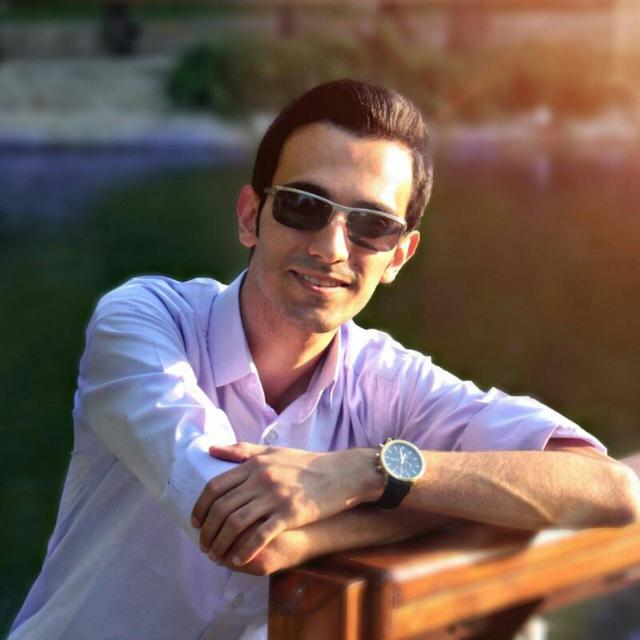
#> input picture resources/sketch.jpg, 640 x 640 px
$ python photo_to_sketch.py
#> lines starting #> are read from the running program, lines starting #| are printed output that depends on the picture
import cv2

image = cv2.imread("resources/sketch.jpg", 0)
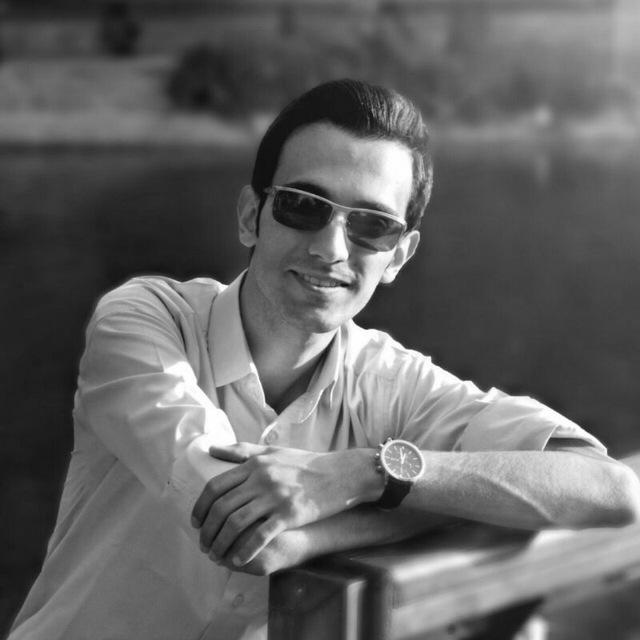
#> image: shape (640, 640); min 8, max 255, mean 99.6
inverted = 255 - image
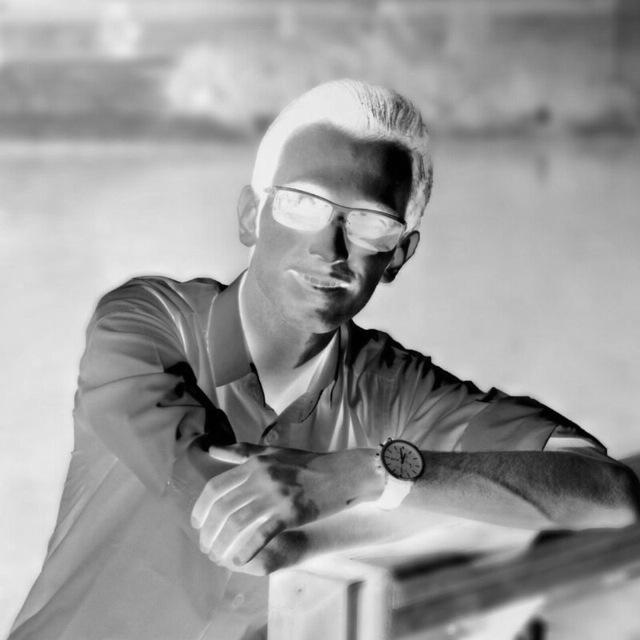
#> inverted: shape (640, 640); min 0, max 247, mean 155.4
blurred = cv2.GaussianBlur(inverted, (21,21), 0)
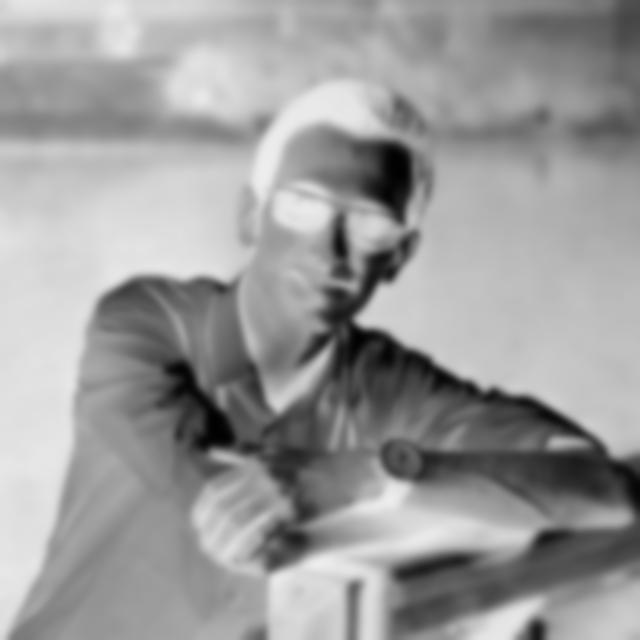
#> blurred: shape (640, 640); min 1, max 238, mean 155.4

inverted_blurred = 255 - blurred
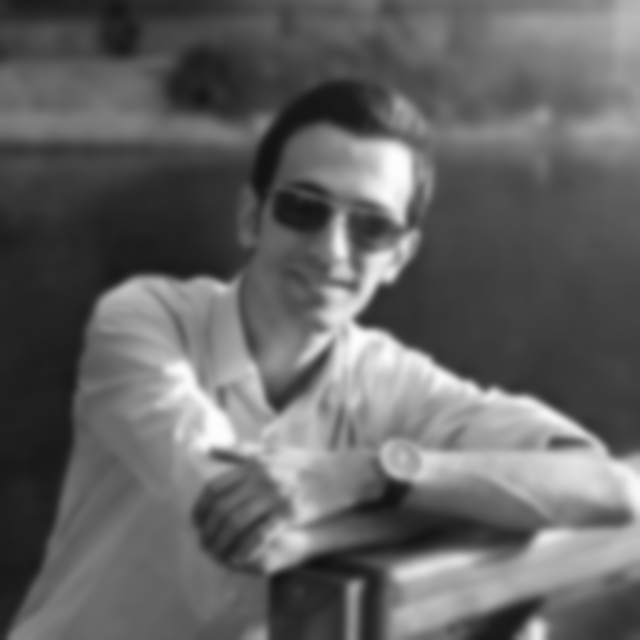
#> inverted_blurred: shape (640, 640); min 17, max 254, mean 99.6

sketch = image / inverted_blurred
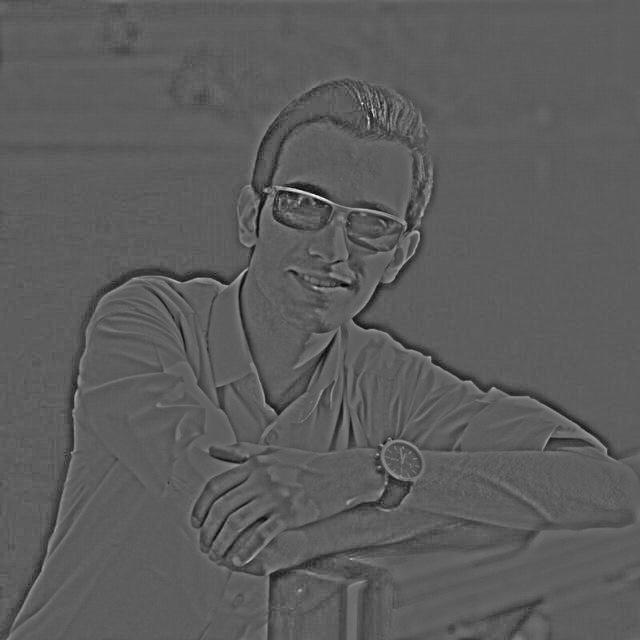
#> sketch: shape (640, 640) float64; min 0.123, max 2.51, mean 0.991; drawn with min black and max white
sketch = sketch * 255

cv2.imwrite("results/sketch.jpg", sketch)
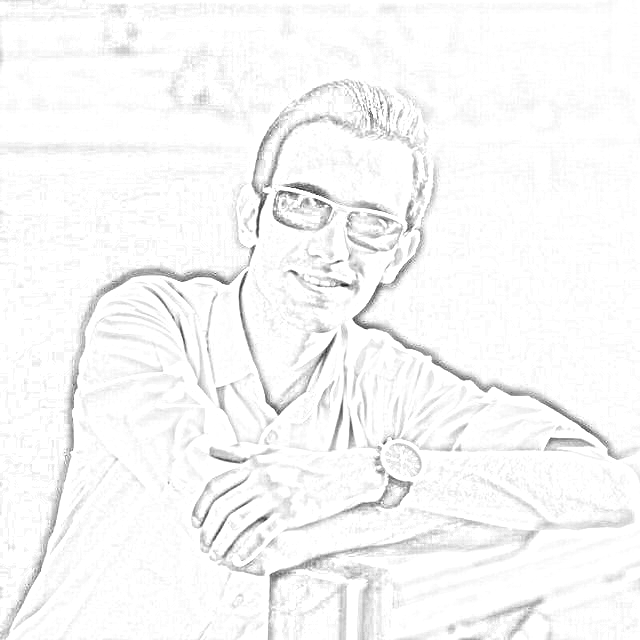
#> saved as sketch.jpg: shape (640, 640); min 31, max 255, mean 247.6

$ run again, with resources/animal.jpg copied over resources/sketch.jpg
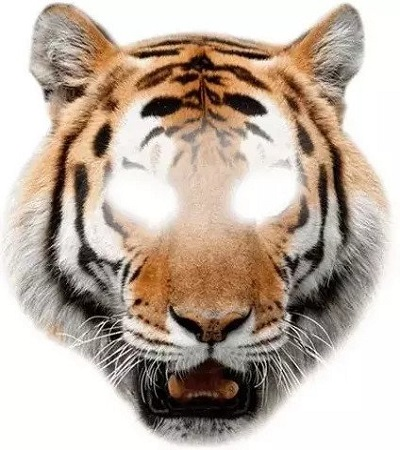
#> input picture resources/animal.jpg, 400 x 450 px
#> `sketch = image / inverted_blurred`:
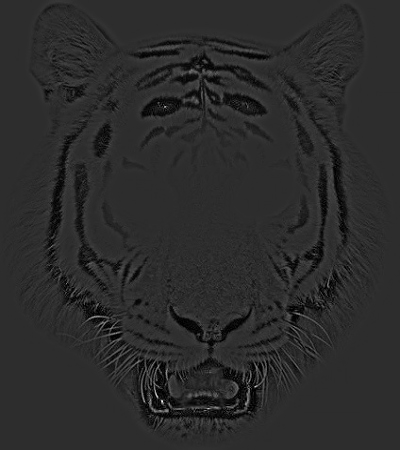
#> sketch: shape (450, 400) float64; min 0, max 5.67, mean 0.976; drawn with min black and max white
#> `cv2.imwrite("results/sketch.jpg", sketch)`:
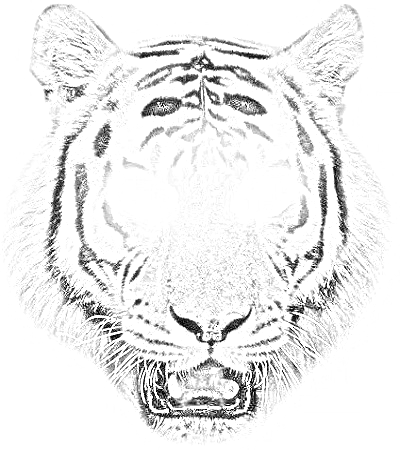
#> saved as sketch.jpg: shape (450, 400); min 0, max 255, mean 235.9

$ run again, with resources/chavoshi.jpg copied over resources/sketch.jpg
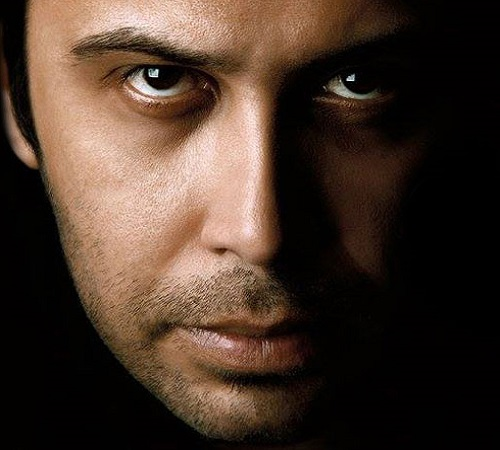
#> input picture resources/chavoshi.jpg, 500 x 450 px
#> `sketch = image / inverted_blurred`:
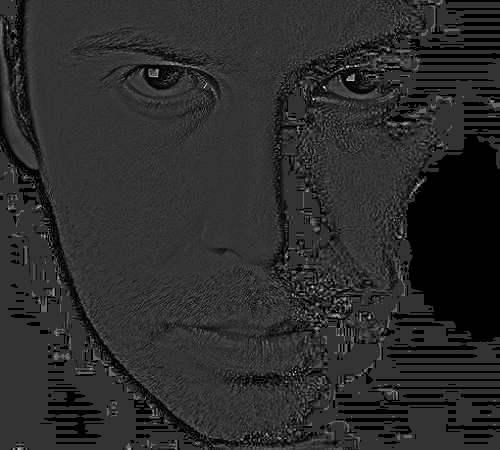
#> sketch: shape (450, 500) float64; 7.56% of the values are NaN or infinite; the others: min 0, max 4.95, mean 0.926; drawn with min black, max white, NaN and infinite black
#> `cv2.imwrite("results/sketch.jpg", sketch)`:
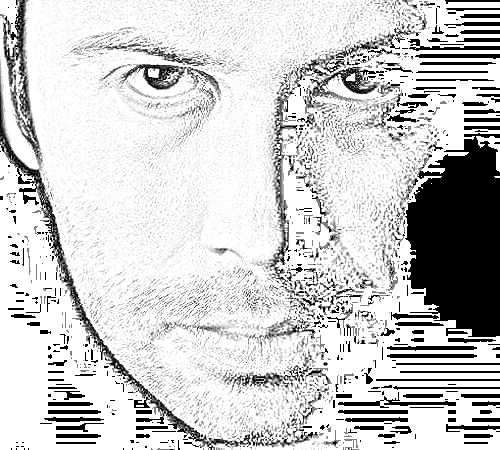
#> saved as sketch.jpg: shape (450, 500); min 0, max 255, mean 204.1

$ run again, with resources/me.jpg copied over resources/sketch.jpg
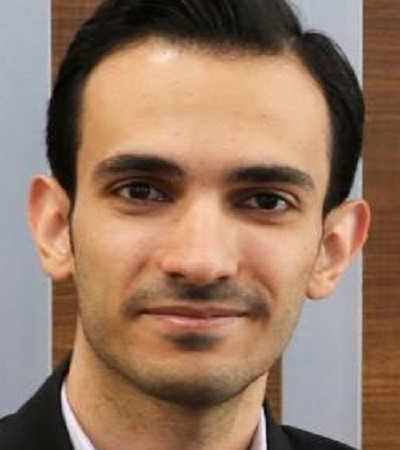
#> input picture resources/me.jpg, 400 x 450 px
#> `sketch = image / inverted_blurred`:
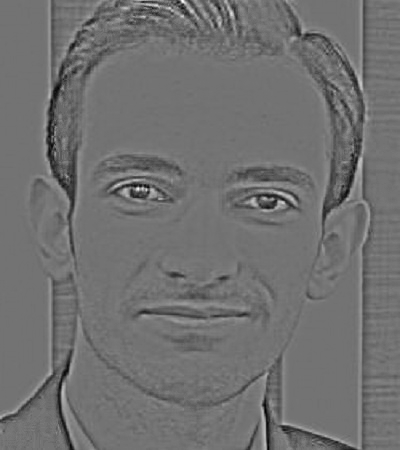
#> sketch: shape (450, 400) float64; min 0.0706, max 2.13, mean 0.984; drawn with min black and max white
#> `cv2.imwrite("results/sketch.jpg", sketch)`:
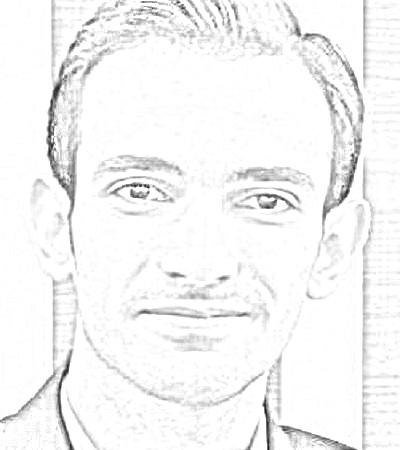
#> saved as sketch.jpg: shape (450, 400); min 18, max 255, mean 244.8
